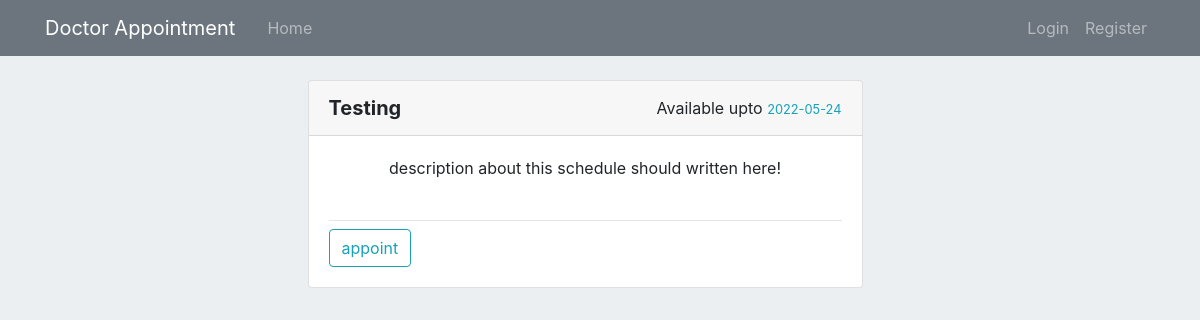
The page /list/4 on the database as committed earlier.
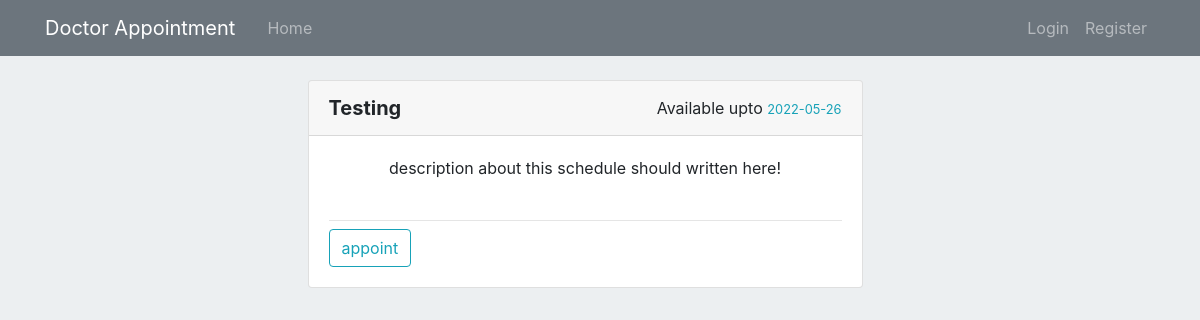
The same page on the database as committed later.
### appointment/models.py (models this page shows, shortened)
class Schedule(db.Model):
    __tablename__='Schedule'
    id = db.Column(db.Integer, primary_key=True)
    name = db.Column(db.String(100), nullable=False)
    doctor_id = db.Column(db.Integer, db.ForeignKey('user.id'))
    start_date = db.Column(db.Date(), default = datetime.now().date())
    end_date = db.Column(db.Date(), default = datetime.now().date())
    description = db.Column(db.Text())
    appointment = db.relationship('Appointment', backref='Schedule', lazy=True)

### appointment/routes.py (the view)
@app.route("/list/<int:id>", methods=('GET', 'POST'))
def viewSchedule(id):
    return view_doctor_schedule(id)

### appointment/view.py (called while the page is built)
def view_doctor_schedule(id):
    doctor = User.query.filter_by(id=id).first()
    if not doctor.schedule:
        flash("This doctor doesn't have any schedule!", 'info')
        return redirect(url_for('home'))
    return render_template("view_schedules.html", schedules=doctor.schedule)

### appointment/templates/view_schedules.html (shortened to what this page needs)
{% extends "layout/layout.html" %}
{% block content %}
{% include 'layout/home_header.html' %}
<div class="row col-12 mt-8">
    {% for schedule in schedules %}
    <div class="col-md-6 offset-md-3 mb-3">
        <div class="card">
            <div class="card-header d-flex justify-content-between align-items-center">
                <h5 class="modal-title text-capitalize font-weight-bold">{{ schedule.name }}</h5>
                <div class="">
                    <span>Available upto</span>
                    <small class="text-info">
                        {{ schedule.end_date }}
                    </small>
                </div>
            </div>
            <div class="card-body">
                <div class="modal-body p-0">
                    <span class="d-flex justify-content-center">{{ schedule.description }}</span>
                    <br>
                    <hr class="mb-2">
                    <div class="col-12 p-0 d-flex justify-content-between">
                        {% if current_user.id == schedule.doctor_id %}
                            <a class="btn btn-outline-info disable-a" href="{{url_for('patientAppointment', id=schedule.id)}}">appoint </a>
                        {% else %}
                            <a class="btn btn-outline-info" href="{{url_for('patientAppointment', id=schedule.id)}}">appoint </a>
                        {% endif %}
                    </div>
                </div>
            </div>
        </div>
    </div>
    {% endfor %}
</div>
{% endblock %}

Rows that differ between the two databases and show on the page:
changed Schedule "Testing": end_date "2022-05-24" → "2022-05-26"
